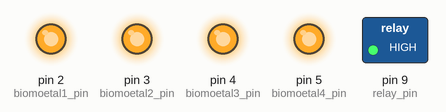
Bench run of a sketch on a simulated Arduino Uno, built with avr-gcc and run on an emulated ATmega328P. Parts: switched loads named in the sketch (green lamp = pin HIGH), output pins drawn as LEDs (lit = HIGH).

Above: at 0.5 s.
At 1.55 s:
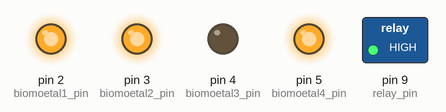
At 2.22 s:
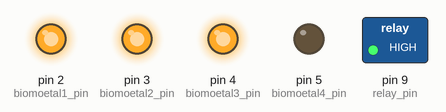
At 3.56 s:
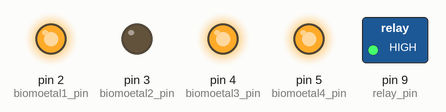
At 5.56 s:
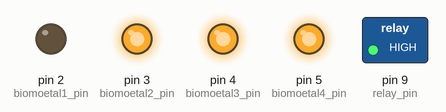
Timing chart, 0 to 6.3 s (numbered marks = the images above):
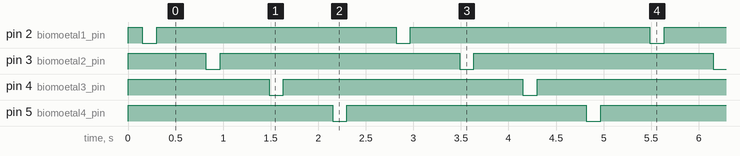

Measured:
- by itself, pin 2 (biomoetal1_pin), pin 3 (biomoetal2_pin), pin 4 (biomoetal3_pin), pin 5 (biomoetal4_pin): alternates HIGH for 2.5 s and LOW for 0.15 s
- by itself, everything shown: repeats every 2.7 s, in 8 steps

The sketch:

sketch_may21a.ino
```cpp
int relay_pin = 9;
int biomoetal1_pin = 2;
int biomoetal2_pin = 3;
int biomoetal3_pin = 4;
int biomoetal4_pin = 5;

int on = 0;
int off = 255;

int on_time = 150;
int span = 667 - on_time; //100BPM

void setup () {
  Serial.begin(9600);
  pinMode(relay_pin, OUTPUT);
  pinMode(biomoetal1_pin, OUTPUT);
  pinMode(biomoetal2_pin, OUTPUT);
  pinMode(biomoetal3_pin, OUTPUT);
  pinMode(biomoetal4_pin, OUTPUT);

  analogWrite(biomoetal1_pin, off);
  analogWrite(biomoetal2_pin, off);
  analogWrite(biomoetal3_pin, off);
  analogWrite(biomoetal4_pin, off);
  delay(50);
  analogWrite(relay_pin,255);
  delay(100);
}

void loop () {
  analogWrite(biomoetal1_pin, on);
  delay(on_time);
  analogWrite(biomoetal1_pin, off);
  delay(span);

  analogWrite(biomoetal2_pin, on);
  delay(on_time);
  analogWrite(biomoetal2_pin, off);
  delay(span);

  analogWrite(biomoetal3_pin, on);
  delay(on_time);
  analogWrite(biomoetal3_pin, off);
  delay(span);

  analogWrite(biomoetal4_pin, on);
  delay(on_time);
  analogWrite(biomoetal4_pin, off);
  delay(span);

//  delay(2000);
}
```
